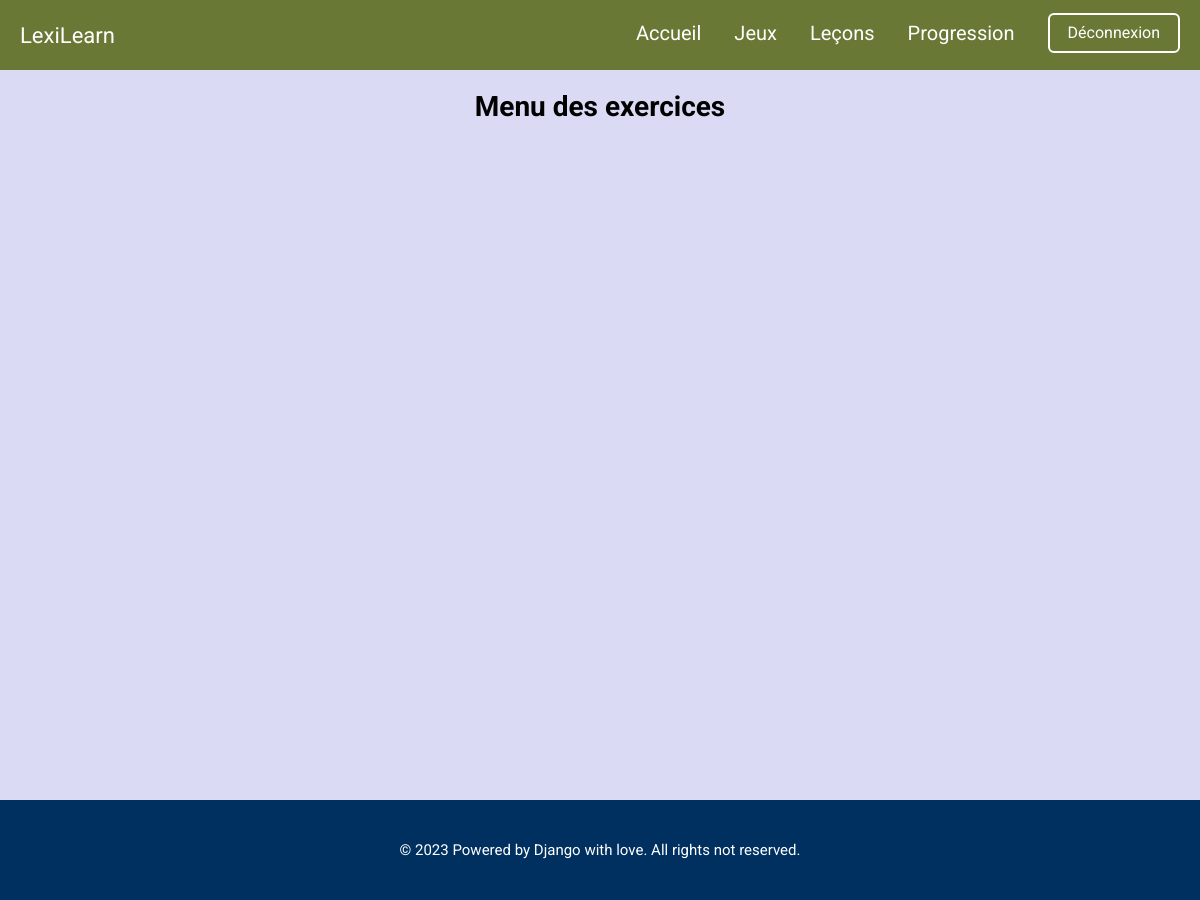
Before: /exercises/ (signed in) with the older database file.
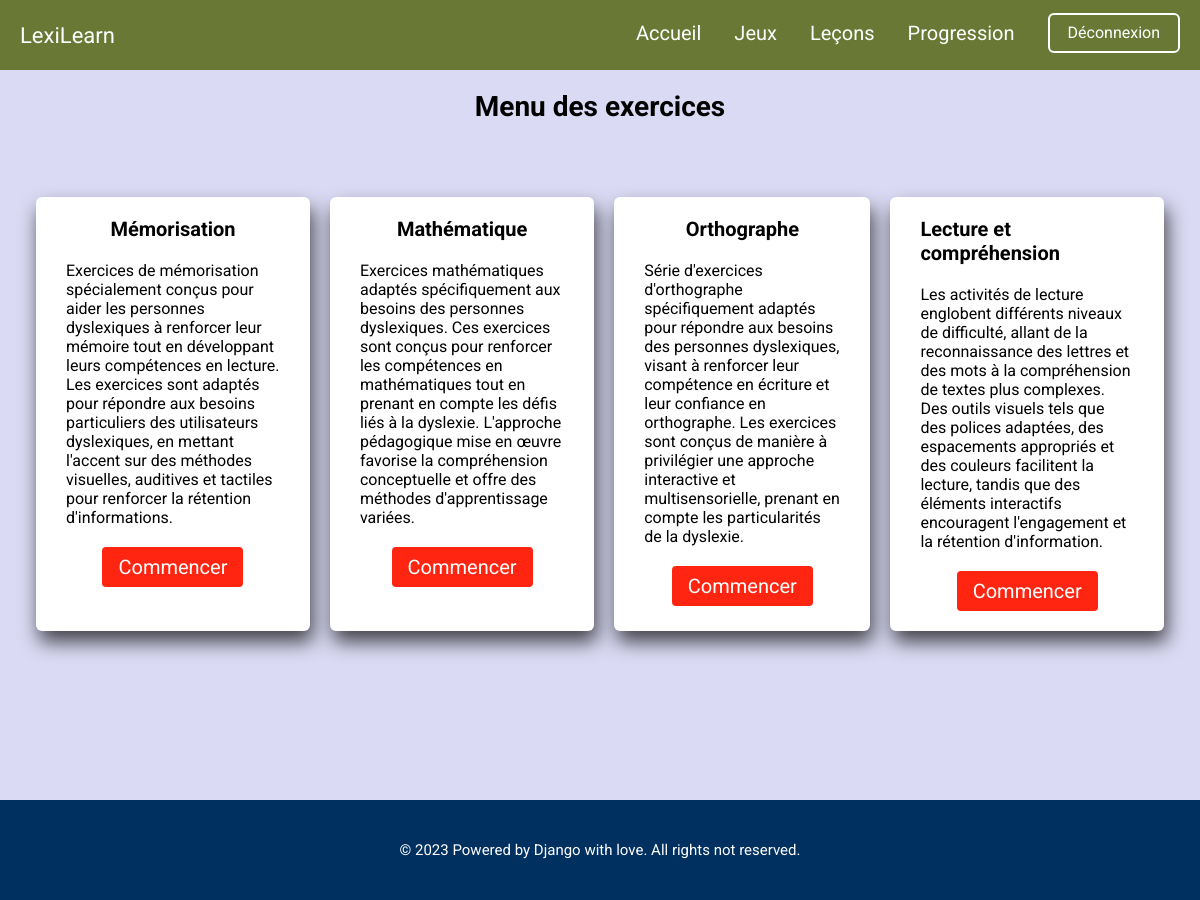
After: the same page with the newer database file.
### dys_app/models.py (models this page shows, shortened)
class ExerciseTheme(models.Model):
    title = models.CharField(max_length=100)
    description = models.TextField()
    view = models.CharField(max_length=255, default='memory_rules')

### dys_app/views.py (the view)
# urls.py: path('exercises/', exercises, name='exercises'),
@login_required
def exercises(request):
    exercise_themes = ExerciseTheme.objects.all()
    return render(request, 'exercises.html', {'exercise_themes': exercise_themes})

### dys_app/templates/exercises.html
{% extends 'base.html' %}
{% block content %}
    <div class="exercises-menu-page">
        <h2>Menu des exercices</h2>
        <div class="exercises-theme-container">
            {% for theme in exercise_themes %}
                <div class="exercice-theme">
                    <h3>{{ theme.title }}</h3>
                    <p>{{ theme.description }}</p>
                    <a href="{% url theme.view %}" class="exercice-btn">Commencer</a>
                </div>
            {% endfor %}
        </div>
    </div>
{% endblock %}

Changed rows visible on the page:
added ExerciseTheme: title "Mémorisation", description "Exercices de mémorisation spécialement conçus pour aider les personnes dyslexiques à renforcer leur mémoire tout en développant leurs compétences en lecture. Les exercices sont adaptés pour répondre aux besoins particuliers des utilisateurs dyslexiques, en mettant l'accent sur des méthodes visuelles, auditives et tactiles pour renforcer la rétention d'informations."
added ExerciseTheme: title "Mathématique", description "Exercices mathématiques adaptés spécifiquement aux besoins des personnes dyslexiques. Ces exercices sont conçus pour renforcer les compétences en mathématiques tout en prenant en compte les défis liés à la dyslexie. L'approche pédagogique mise en œuvre favorise la compréhension conceptuelle et offre des méthodes d'apprentissage variées."
added ExerciseTheme: title "Orthographe", description "Série d'exercices d'orthographe spécifiquement adaptés pour répondre aux besoins des personnes dyslexiques, visant à renforcer leur compétence en écriture et leur confiance en orthographe. Les exercices sont conçus de manière à privilégier une approche interactive et multisensorielle, prenant en compte les particularités de la dyslexie."
added ExerciseTheme: title "Lecture et compréhension", description "Les activités de lecture englobent différents niveaux de difficulté, allant de la reconnaissance des lettres et des mots à la compréhension de textes plus complexes. Des outils visuels tels que des polices adaptées, des espacements appropriés et des couleurs facilitent la lecture, tandis que des éléments interactifs encouragent l'engagement et la rétention d'information."
